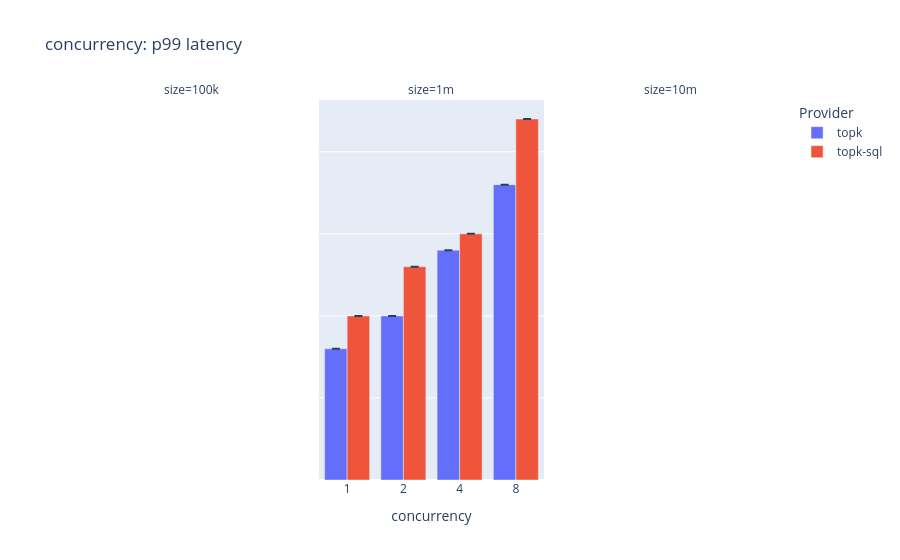
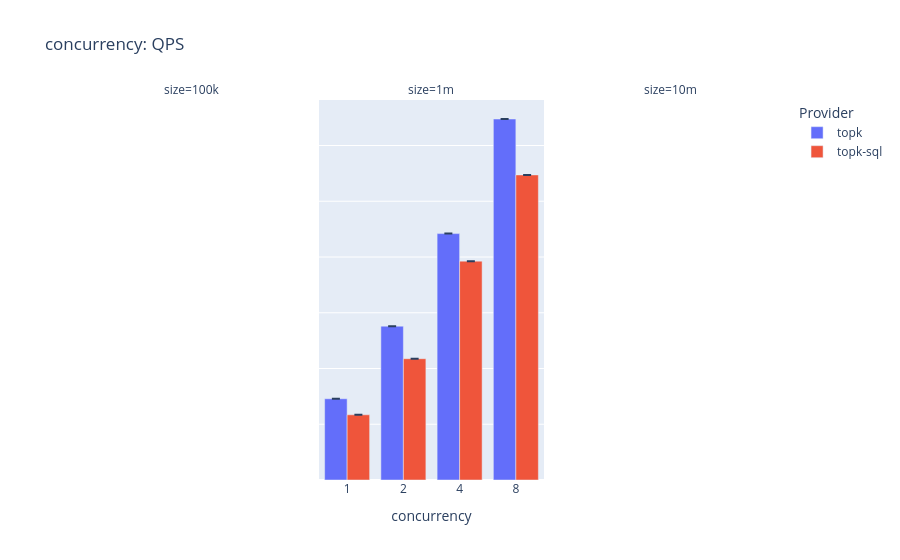

The code cell stored with these charts, in order, in its notebook:
### Code cell
concurrency_df = df.filter(pl.col("mode") == "qps")

concurrency_latency_df = plot_latency(concurrency_df, x="concurrency", color="provider", title="concurrency")
concurrency_qps_df = plot_qps(concurrency_df, x="concurrency", color="provider", title="concurrency")

### Figure 1 — Plotly figure (JSON) as saved in the notebook; plotly's stock layout.template omitted (floating-point values rounded to 4 significant figures)
{"data": [{"alignmentgroup": "True", "error_y": {"array": [0.0, 0.0, 0.0, 0.0], "arrayminus": [0.0, 0.0, 0.0, 0.0]}, "hovertemplate": "Provider=topk<br>size=1m<br>concurrency=%{x}<br>value=%{y}<extra></extra>", "legendgroup": "topk", "marker": {"color": "#636efa", "pattern": {"shape": ""}}, "name": "topk", "offsetgroup": "topk", "orientation": "v", "showlegend": true, "textposition": "auto", "type": "bar", "x": ["4", "8", "2", "1"], "xaxis": "x2", "y": [14.0, 18.0, 10.0, 8.0], "yaxis": "y2"}, {"alignmentgroup": "True", "error_y": {"array": [0.0, 0.0, 0.0, 0.0], "arrayminus": [0.0, 0.0, 0.0, 0.0]}, "hovertemplate": "Provider=topk-sql<br>size=1m<br>concurrency=%{x}<br>value=%{y}<extra></extra>", "legendgroup": "topk-sql", "marker": {"color": "#EF553B", "pattern": {"shape": ""}}, "name": "topk-sql", "offsetgroup": "topk-sql", "orientation": "v", "showlegend": true, "textposition": "auto", "type": "bar", "x": ["8", "1", "2", "4"], "xaxis": "x2", "y": [22.0, 10.0, 13.0, 15.0], "yaxis": "y2"}], "layout": {"annotations": [{"font": {}, "showarrow": false, "text": "size=100k", "x": 0.16, "xanchor": "center", "xref": "paper", "y": 1, "yanchor": "bottom", "yref": "paper"}, {"font": {}, "showarrow": false, "text": "size=1m", "x": 0.5, "xanchor": "center", "xref": "paper", "y": 1, "yanchor": "bottom", "yref": "paper"}, {"font": {}, "showarrow": false, "text": "size=10m", "x": 0.84, "xanchor": "center", "xref": "paper", "y": 1, "yanchor": "bottom", "yref": "paper"}], "barmode": "group", "legend": {"title": {"text": "Provider"}, "tracegroupgap": 0}, "title": {"text": "concurrency: p99 latency"}, "xaxis": {"anchor": "y", "categoryarray": [1, 2, 4, 8], "categoryorder": "array", "domain": [0, 0.32], "title": {"text": "concurrency"}}, "xaxis2": {"anchor": "y2", "categoryarray": [1, 2, 4, 8], "categoryorder": "array", "domain": [0.34, 0.66], "matches": "x", "title": {"text": "concurrency"}}, "xaxis3": {"anchor": "y3", "categoryarray": [1, 2, 4, 8], "categoryorder": "array", "domain": [0.68, 1.0], "matches": "x", "title": {"text": "concurrency"}}, "yaxis": {"anchor": "x", "domain": [0, 1], "title": {"text": "value"}}, "yaxis2": {"anchor": "x2", "domain": [0, 1], "matches": "y", "showticklabels": false}, "yaxis3": {"anchor": "x3", "domain": [0, 1], "matches": "y", "showticklabels": false}}}

### Figure 2 — Plotly figure (JSON) as saved in the notebook; plotly's stock layout.template omitted (floating-point values rounded to 4 significant figures)
{"data": [{"alignmentgroup": "True", "error_y": {"array": [0.0, 0.0, 0.0, 0.0], "arrayminus": [0.0, 0.0, 0.0, 0.0]}, "hovertemplate": "Provider=topk<br>size=1m<br>concurrency=%{x}<br>value=%{y}<extra></extra>", "legendgroup": "topk", "marker": {"color": "#636efa", "pattern": {"shape": ""}}, "name": "topk", "offsetgroup": "topk", "orientation": "v", "showlegend": true, "textposition": "auto", "type": "bar", "x": ["1", "8", "4", "2"], "xaxis": "x2", "y": [145.7, 647.5, 442.0, 276.0], "yaxis": "y2"}, {"alignmentgroup": "True", "error_y": {"array": [0.0, 0.0, 0.0, 0.0], "arrayminus": [0.0, 0.0, 0.0, 0.0]}, "hovertemplate": "Provider=topk-sql<br>size=1m<br>concurrency=%{x}<br>value=%{y}<extra></extra>", "legendgroup": "topk-sql", "marker": {"color": "#EF553B", "pattern": {"shape": ""}}, "name": "topk-sql", "offsetgroup": "topk-sql", "orientation": "v", "showlegend": true, "textposition": "auto", "type": "bar", "x": ["2", "1", "8", "4"], "xaxis": "x2", "y": [217.6, 117.0, 547.2, 392.6], "yaxis": "y2"}], "layout": {"annotations": [{"font": {}, "showarrow": false, "text": "size=100k", "x": 0.16, "xanchor": "center", "xref": "paper", "y": 1, "yanchor": "bottom", "yref": "paper"}, {"font": {}, "showarrow": false, "text": "size=1m", "x": 0.5, "xanchor": "center", "xref": "paper", "y": 1, "yanchor": "bottom", "yref": "paper"}, {"font": {}, "showarrow": false, "text": "size=10m", "x": 0.84, "xanchor": "center", "xref": "paper", "y": 1, "yanchor": "bottom", "yref": "paper"}], "barmode": "group", "legend": {"title": {"text": "Provider"}, "tracegroupgap": 0}, "title": {"text": "concurrency: QPS"}, "xaxis": {"anchor": "y", "categoryarray": [1, 2, 4, 8], "categoryorder": "array", "domain": [0, 0.32], "title": {"text": "concurrency"}}, "xaxis2": {"anchor": "y2", "categoryarray": [1, 2, 4, 8], "categoryorder": "array", "domain": [0.34, 0.66], "matches": "x", "title": {"text": "concurrency"}}, "xaxis3": {"anchor": "y3", "categoryarray": [1, 2, 4, 8], "categoryorder": "array", "domain": [0.68, 1.0], "matches": "x", "title": {"text": "concurrency"}}, "yaxis": {"anchor": "x", "domain": [0, 1], "title": {"text": "value"}}, "yaxis2": {"anchor": "x2", "domain": [0, 1], "matches": "y", "showticklabels": false}, "yaxis3": {"anchor": "x3", "domain": [0, 1], "matches": "y", "showticklabels": false}}}
